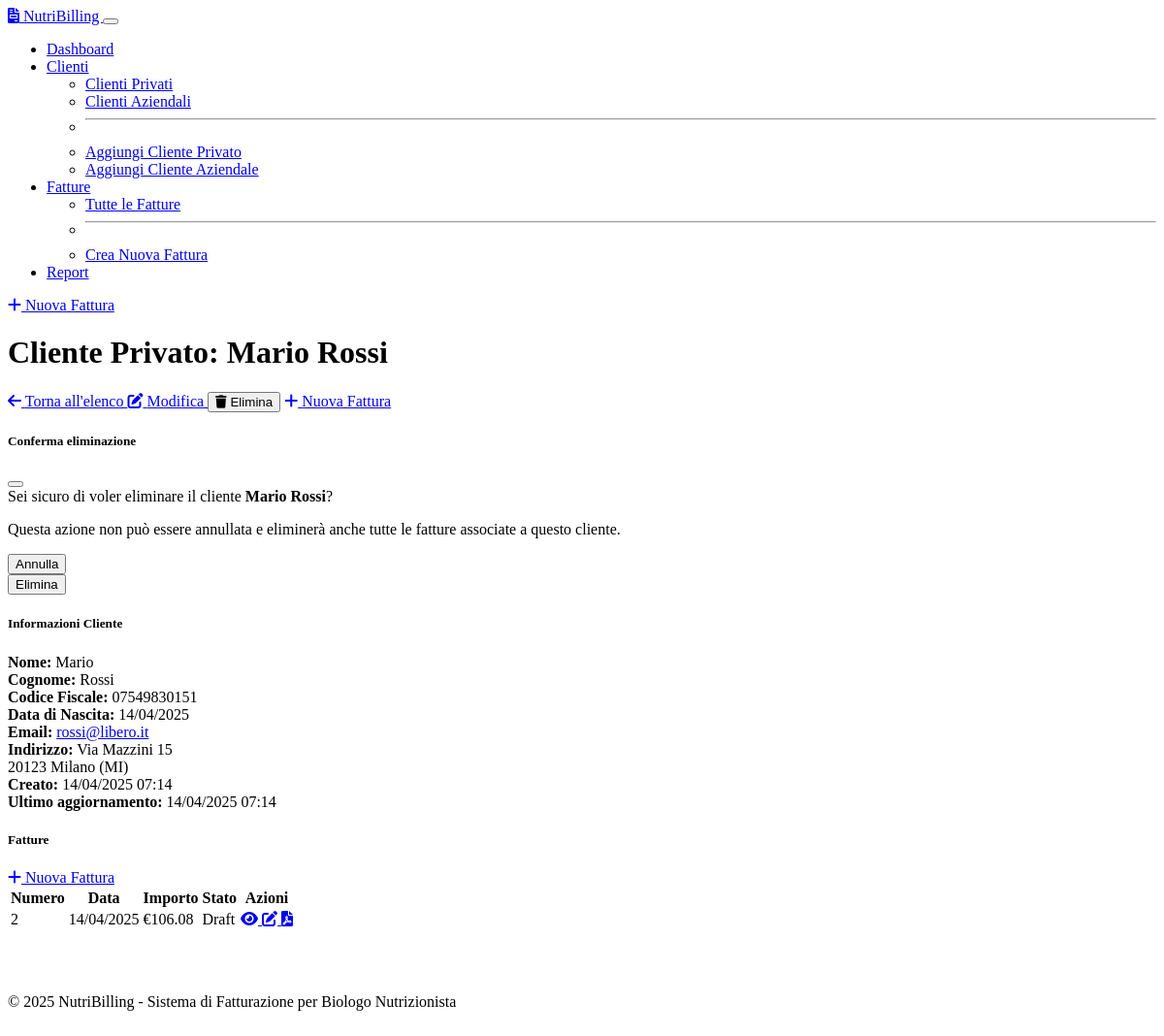
The app's page /clients/private/view/1, older data.
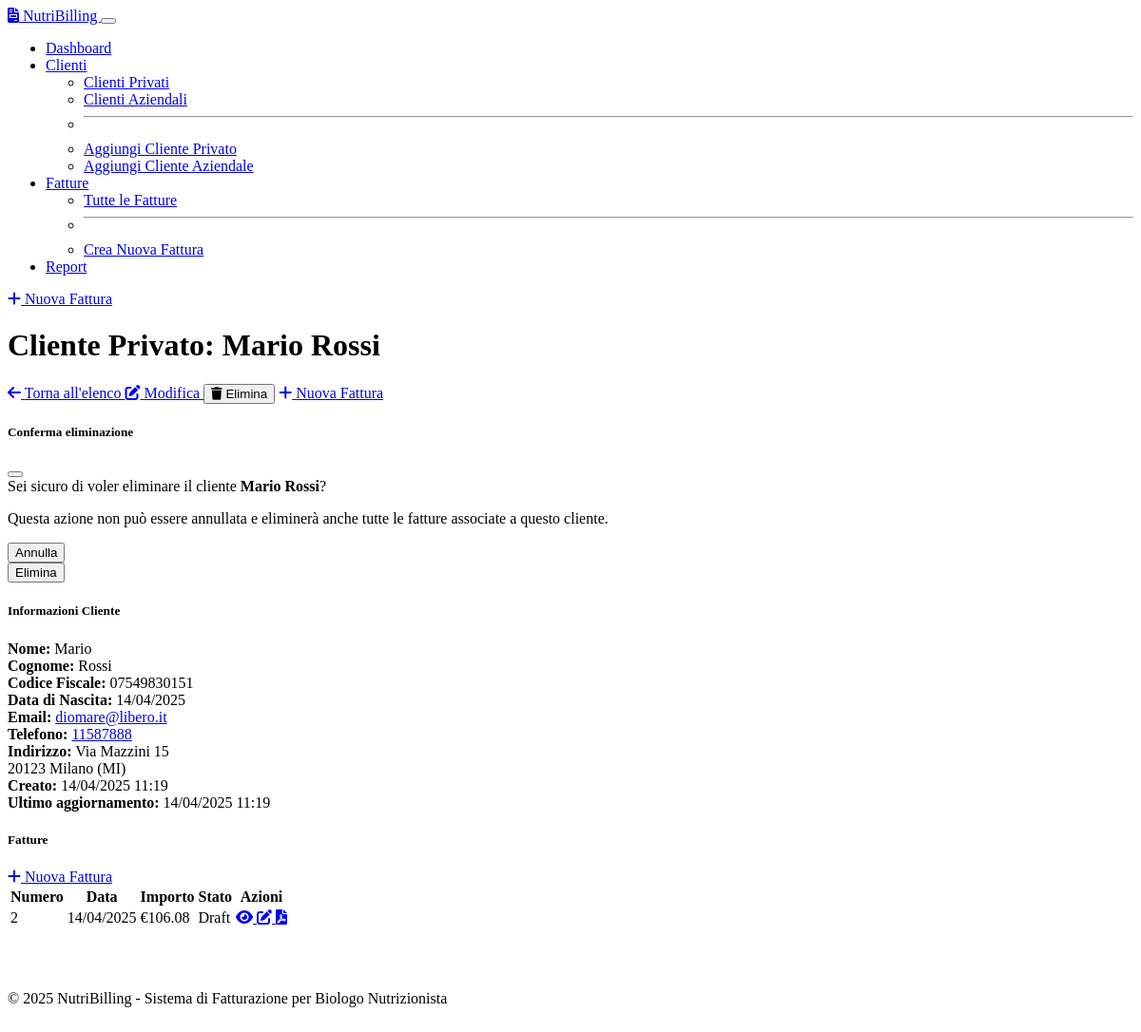
The same page, newer data.
### models.py (models this page shows, shortened)
class PrivateClient(db.Model):
    __tablename__ = 'private_clients'
    id = db.Column(db.Integer, primary_key=True)
    first_name = db.Column(db.String(100), nullable=False)
    last_name = db.Column(db.String(100), nullable=False)
    fiscal_code = db.Column(db.String(16), nullable=False, unique=True)
    email = db.Column(db.String(120), nullable=True)
    phone = db.Column(db.String(20), nullable=True)
    address = db.Column(db.String(255), nullable=True)
    city = db.Column(db.String(100), nullable=True)
    postal_code = db.Column(db.String(10), nullable=True)
    province = db.Column(db.String(2), nullable=True)
    date_of_birth = db.Column(db.Date, nullable=True)
    notes = db.Column(db.Text, nullable=True)
    created_at = db.Column(db.DateTime, default=datetime.utcnow)
    updated_at = db.Column(db.DateTime, default=datetime.utcnow, onupdate=datetime.utcnow)
    invoices = db.relationship('Invoice', backref='private_client', lazy=True,
                               foreign_keys='Invoice.private_client_id')

class Invoice(db.Model):
    __tablename__ = 'invoices'
    id = db.Column(db.Integer, primary_key=True)
    invoice_number = db.Column(db.String(50), nullable=False, unique=True)
    invoice_date = db.Column(db.Date, nullable=False, default=datetime.utcnow().date)
    private_client_id = db.Column(db.Integer, db.ForeignKey('private_clients.id'), nullable=True)
    business_client_id = db.Column(db.Integer, db.ForeignKey('business_clients.id'), nullable=True)
    payment_method = db.Column(db.String(100), nullable=True)
    notes = db.Column(db.Text, nullable=True)
    payment_due_date = db.Column(db.Date, nullable=True)
    status = db.Column(db.String(20), nullable=False, default='draft')  # draft, sent, paid, cancelled
    sent_to_sdi = db.Column(db.Boolean, default=False)  # Sent to Sistema di Interscambio
    sent_to_sts = db.Column(db.Boolean, default=False)  # Sent to Sistema Tessera Sanitaria
    health_service_related = db.Column(db.Boolean, default=False)  # If related to health services
    apply_enpab = db.Column(db.Boolean, default=True)  # Apply ENPAB contribution (4%)
    apply_stamp = db.Column(db.Boolean, default=True)  # Apply revenue stamp (€2.00)
    stamp_amount = db.Column(db.Float, default=2.00)  # Revenue stamp amount, default €2.00
    enpab_rate = db.Column(db.Float, default=4.00)  # ENPAB rate, default 4%
    created_at = db.Column(db.DateTime, default=datetime.utcnow)
    updated_at = db.Column(db.DateTime, default=datetime.utcnow, onupdate=datetime.utcnow)
    items = db.relationship('InvoiceItem', backref='invoice', lazy=True, cascade="all, delete-orphan")
    @property
    def subtotal(self):
        return sum(item.total_price for item in self.items)
    @property
    def enpab_amount(self):
        if not self.apply_enpab:
            return 0
        stamp_amount = self.stamp_amount if self.apply_stamp else 0
        return (self.subtotal + stamp_amount) * (self.enpab_rate / 100)
    @property
    def taxable_amount(self):
        return self.subtotal + self.enpab_amount
    @property
    def total_vat(self):
        items_vat = sum(item.total_price * (item.vat_rate / 100) for item in self.items)
        has_vat_items = any(item.vat_rate > 0 for item in self.items)
        enpab_vat = 0
        if has_vat_items and self.apply_enpab:
            enpab_without_stamp = self.subtotal * (self.enpab_rate / 100)
            enpab_vat = enpab_without_stamp * 0.22
        return items_vat + enpab_vat
    @property
    def stamp_duty(self):
        if not self.apply_stamp:
            return 0
        return self.stamp_amount
    @property
    def total(self):
        return self.taxable_amount + self.total_vat + self.stamp_duty

class InvoiceItem(db.Model):
    __tablename__ = 'invoice_items'
    id = db.Column(db.Integer, primary_key=True)
    invoice_id = db.Column(db.Integer, db.ForeignKey('invoices.id', ondelete='CASCADE'), nullable=False)
    description = db.Column(db.String(255), nullable=False)
    quantity = db.Column(db.Integer, nullable=False, default=1)
    unit_price = db.Column(db.Float, nullable=False)
    vat_rate = db.Column(db.Float, nullable=False, default=22.0)  # Default 22% VAT in Italy
    exemption_reason = db.Column(db.String(255), nullable=True)
    created_at = db.Column(db.DateTime, default=datetime.utcnow)
    updated_at = db.Column(db.DateTime, default=datetime.utcnow, onupdate=datetime.utcnow)
    @property
    def total_price(self):
        return self.quantity * self.unit_price

### routes.py (the view)
@app.route('/clients/private/view/<int:client_id>')
def view_private_client(client_id):
    client = PrivateClient.query.get_or_404(client_id)
    invoices = Invoice.query.filter_by(private_client_id=client_id).order_by(Invoice.invoice_date.desc()).all()
    return render_template('clients/view.html', client=client, invoices=invoices, client_type='private')

### templates/clients/view.html (shortened to what this page needs)
{% extends "base.html" %}
{% block page_title %}
{{ "Cliente Privato" if client_type == "private" else "Cliente Aziendale" }}: {{ client.first_name + " " + client.last_name if client_type == "private" else client.business_name }}
{% endblock %}
{% block page_actions %}
<div class="btn-group" role="group">
    <a href="{{ url_for('private_clients' if client_type == 'private' else 'business_clients') }}" class="btn btn-secondary">
        <i class="fas fa-arrow-left me-1"></i> Torna all'elenco
    </a>
    <a href="{{ url_for('edit_private_client' if client_type == 'private' else 'edit_business_client', client_id=client.id) }}" class="btn btn-warning">
        <i class="fas fa-edit me-1"></i> Modifica
    </a>
    <button type="button" class="btn btn-danger" data-bs-toggle="modal" data-bs-target="#deleteClientModal">
        <i class="fas fa-trash me-1"></i> Elimina
    </button>
    <a href="{{ url_for('add_invoice') }}" class="btn btn-success">
        <i class="fas fa-plus me-1"></i> Nuova Fattura
    </a>
</div>
<div class="modal fade" id="deleteClientModal" tabindex="-1" aria-labelledby="deleteClientModalLabel" aria-hidden="true">
    <div class="modal-dialog">
        <div class="modal-content">
            <div class="modal-header">
                <h5 class="modal-title" id="deleteClientModalLabel">Conferma eliminazione</h5>
                <button type="button" class="btn-close" data-bs-dismiss="modal" aria-label="Close"></button>
            </div>
            <div class="modal-body">
                Sei sicuro di voler eliminare
                {% if client_type == 'private' %}
                il cliente <strong>{{ client.first_name }} {{ client.last_name }}</strong>?
                {% else %}
                il cliente <strong>{{ client.business_name }}</strong>?
                {% endif %}
                <p class="text-danger mt-2">Questa azione non può essere annullata e eliminerà anche tutte le fatture associate a questo cliente.</p>
            </div>
            <div class="modal-footer">
                <button type="button" class="btn btn-secondary" data-bs-dismiss="modal">Annulla</button>
                <form action="{{ url_for('delete_private_client' if client_type == 'private' else 'delete_business_client', client_id=client.id) }}" method="post">
                    <button type="submit" class="btn btn-danger">Elimina</button>
                </form>
            </div>
        </div>
    </div>
</div>
{% endblock %}
{% block content %}
<div class="row">
    <div class="col-md-5">
        <div class="card mb-4">
            <div class="card-header">
                <h5 class="mb-0">Informazioni {{ "Cliente" if client_type == "private" else "Azienda" }}</h5>
            </div>
            <div class="card-body">
                {% if client_type == 'private' %}
                <div class="mb-3">
                    <strong>Nome:</strong> {{ client.first_name }}
                </div>
                <div class="mb-3">
                    <strong>Cognome:</strong> {{ client.last_name }}
                </div>
                <div class="mb-3">
                    <strong>Codice Fiscale:</strong> {{ client.fiscal_code }}
                </div>
                {% if client.date_of_birth %}
                <div class="mb-3">
                    <strong>Data di Nascita:</strong> {{ client.date_of_birth.strftime('%d/%m/%Y') }}
                </div>
                {% endif %}
                {% endif %}
                {% if client.email %}
                <div class="mb-3">
                    <strong>Email:</strong> <a href="mailto:{{ client.email }}">{{ client.email }}</a>
                </div>
                {% endif %}
                {% if client.phone %}
                <div class="mb-3">
                    <strong>Telefono:</strong> <a href="tel:{{ client.phone }}">{{ client.phone }}</a>
                </div>
                {% endif %}
                {% if client.address %}
                <div class="mb-3">
                    <strong>Indirizzo:</strong> {{ client.address }}
                    {% if client.postal_code and client.city and client.province %}
                        <br>{{ client.postal_code }} {{ client.city }} ({{ client.province }})
                    {% endif %}
                </div>
                {% endif %}
                <div class="mb-0">
                    <strong>Creato:</strong> {{ client.created_at.strftime('%d/%m/%Y %H:%M') }}
                    <br>
                    <strong>Ultimo aggiornamento:</strong> {{ client.updated_at.strftime('%d/%m/%Y %H:%M') }}
                </div>
            </div>
        </div>
    </div>
    <div class="col-md-7">
        <div class="card">
            <div class="card-header d-flex justify-content-between align-items-center">
                <h5 class="mb-0">Fatture</h5>
                <a href="{{ url_for('add_invoice') }}" class="btn btn-sm btn-success">
                    <i class="fas fa-plus me-1"></i> Nuova Fattura
                </a>
            </div>
            <div class="card-body">
                {% if invoices %}
                <div class="table-responsive">
                    <table class="table table-striped table-hover">
                        <thead>
                            <tr>
                                <th>Numero</th>
                                <th>Data</th>
                                <th>Importo</th>
                                <th>Stato</th>
                                <th>Azioni</th>
                            </tr>
                        </thead>
                        <tbody>
                            {% for invoice in invoices %}
                            <tr>
                                <td>{{ invoice.invoice_number }}</td>
                                <td>{{ invoice.invoice_date.strftime('%d/%m/%Y') }}</td>
                                <td>€{{ "%.2f"|format(invoice.total) }}</td>
                                <td>
                                    <span class="badge {% if invoice.status == 'draft' %}bg-secondary{% elif invoice.status == 'sent' %}bg-primary{% elif invoice.status == 'paid' %}bg-success{% elif invoice.status == 'cancelled' %}bg-danger{% endif %}">
                                        {{ invoice.status|capitalize }}
                                    </span>
                                </td>
                                <td>
                                    <div class="btn-group" role="group">
                                        <a href="{{ url_for('view_invoice', invoice_id=invoice.id) }}" class="btn btn-sm btn-info">
                                            <i class="fas fa-eye"></i>
                                        </a>
                                        <a href="{{ url_for('edit_invoice', invoice_id=invoice.id) }}" class="btn btn-sm btn-warning">
                                            <i class="fas fa-edit"></i>
                                        </a>
                                        <a href="{{ url_for('generate_invoice_pdf', invoice_id=invoice.id) }}" class="btn btn-sm btn-primary">
                                            <i class="fas fa-file-pdf"></i>
                                        </a>
                                    </div>
                                </td>
                            </tr>
                            {% endfor %}
                        </tbody>
                    </table>
                </div>
                {% else %}
                <div class="alert alert-info mb-0">
                    Nessuna fattura trovata per questo cliente.
                    <a href="{{ url_for('add_invoice') }}" class="alert-link">Crea una nuova fattura</a>
                </div>
                {% endif %}
            </div>
        </div>
    </div>
</div>
{% endblock %}

Row changes from the older to the newer data that the page shows:
changed PrivateClient "Mario Rossi": email "rossi@libero.it" → "diomare@libero.it"; phone (not shown) → "11587888"; created_at "14/04/2025 07:14" → "14/04/2025 11:19"; updated_at "14/04/2025 07:14" → "14/04/2025 11:19"
Text that changed along with them:
text now shown: "Telefono:"
